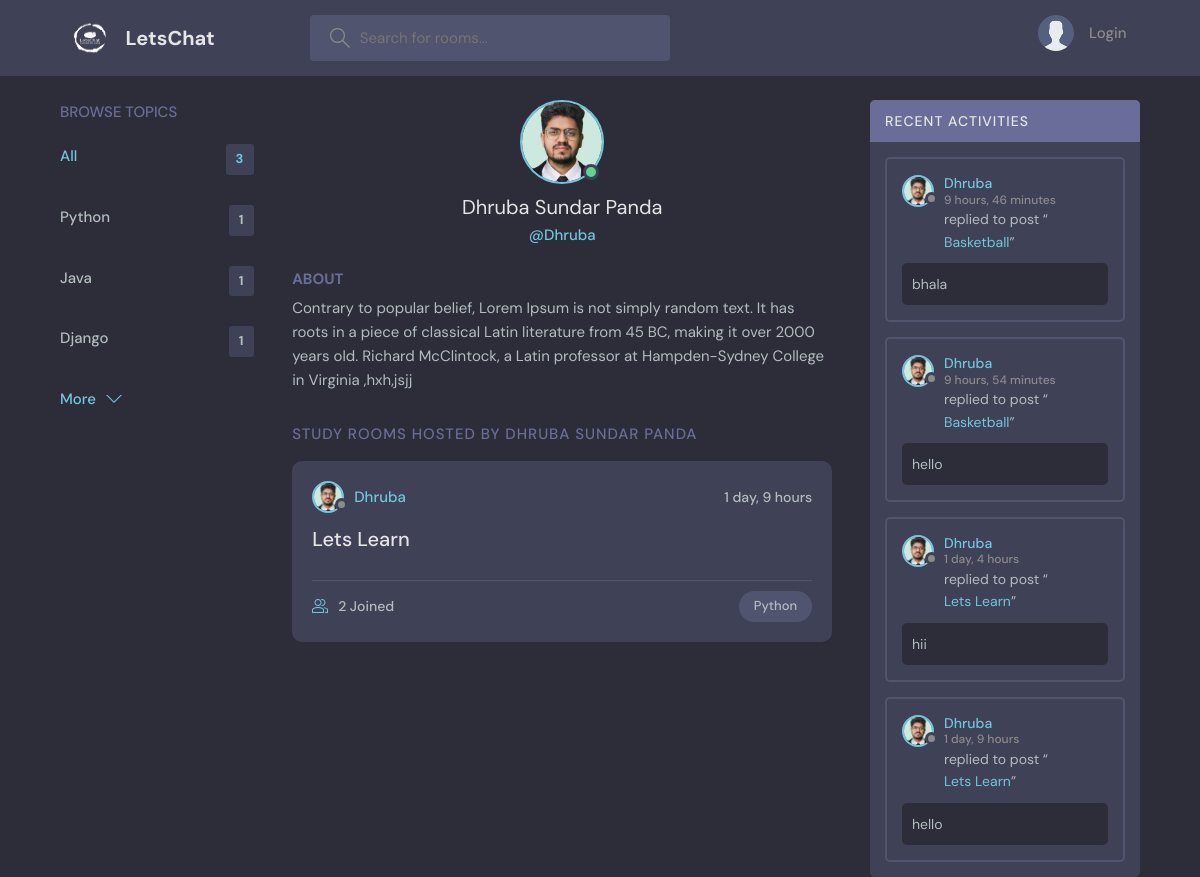
Page /profile/1/ on the committed database.
### base/models.py (models this page shows, shortened)
class Topic(models.Model):
    name = models.CharField(max_length=200)

class User(AbstractUser):
    name = models.CharField(max_length=200, null=True)
    email = models.EmailField(unique=True, null=True)
    bio = models.TextField(null=True)
    avatar = models.ImageField(null=True,default="avatar.svg")
    USERNAME_FIELD = 'email'
    REQUIRED_FIELDS =[]

class Room(models.Model):
    host = models.ForeignKey(User, on_delete=models.SET_NULL, null=True)
    topic = models.ForeignKey(Topic, on_delete=models.SET_NULL, null=True)
    name = models.CharField(max_length=200)
    description = models.TextField(null=True, blank=True)
    participants = models.ManyToManyField(User,related_name='participants',blank=True)
    updated = models.DateTimeField(auto_now=True)
    created = models.DateTimeField(auto_now_add=True)
    class Meta:
        ordering = ['-updated','-created']

class Message(models.Model):
    user = models.ForeignKey(User, on_delete=models.CASCADE)
    room = models.ForeignKey(Room, on_delete=models.CASCADE)
    body = models.TextField()
    updated = models.DateTimeField(auto_now=True)
    created = models.DateTimeField(auto_now_add=True)
    class Meta:
        ordering = ['-updated','-created']

### base/views.py (the view)
# urls.py: path('profile/<str:pk>/', views.userProfile, name="user-profile"),
def userProfile(request,pk):
    user=User.objects.get(id=pk)
    rooms = user.room_set.all()
    room_messages = user.message_set.all()
    topics = Topic.objects.all()
    context = {'user':user,'rooms':rooms,'room_messages':room_messages,'topics': topics}
    return render(request,'base/profile.html',context)

### base/templates/base/profile.html (shortened to what this page needs)
{% extends 'main.html' %}
{% block content %}
<main class="profile-page layout layout--3">
  <div class="container">
    {% include 'base/topics_components.html' %}
    <div class="roomList">
      <div class="profile">
        <div class="profile__avatar">
          <div class="avatar avatar--large active">
            <img src="{{user.avatar.url}}" />
          </div>
        </div>
        <div class="profile__info">
          <h3>{{user.name}}</h3>
          <p>@{{user.username}}</p>
        </div>
        <div class="profile__about">
          <h3>About</h3>
          <p>
            {{user.bio}}
          </p>
        </div>
      </div>
      <div class="roomList__header">
        <div>
          <h2>Study Rooms Hosted by {{user.name}}</a>
          </h2>
        </div>
      </div>
      {% include 'base/feed_component.html' %}
    </div>
    {% include 'base/activity_component.html' %}
  </div>
</main>
{% endblock content %}

### templates/main.html (shortened to what this page needs)
<!DOCTYPE html>
{% load static %}
<html lang="en">
  <head>
    <link rel="stylesheet" href="{% static 'styles/style.css' %}" />
  </head>
  <body>
    {% include 'navbar.html' %}
    {% block content %}
    {% endblock %}
  </body>
</html>

### templates/navbar.html (shortened to what this page needs)
{% load static %}
<header class="header header--loggedIn" >
    <div class="container">
      <a href="{% url 'home' %}" class="header__logo">
        <img src="{% static 'images/newlogo white.png' %}" >
        <h1>LetsChat</h1>
      </a>
      <form class="header__search" method="GET" action="{% url 'home' %}">
        <label>
          <input name="q" placeholder="Search for rooms..." />
        </label>
      </form>
      <nav class="header__menu">
        {% if request.user.is_authenticated %}
        <div class="header__user">
          <a href="{% url 'user-profile' user.id %}">
            <div class="avatar avatar--medium active">
              <img src="{{request.user.avatar.url}}" />
            </div>
            <p>{{request.user.name}}<span>@{{request.user.username}}</span></p>
          </a>
          <button class="dropdown-button">
            <svg version="1.1" xmlns="http://www.w3.org/2000/svg" width="32" height="32" viewBox="0 0 32 32">
              <title>chevron-down</title>
              <path d="M16 21l-13-13h-3l16 16 16-16h-3l-13 13z"></path>
            </svg>
          </button>
        </div>
        {% else %}
        <a href="{% url 'login' %}">
          <img src="{% static 'images/avatar.svg' %}" />
          <p>Login</p>
        </a>
        {% endif %}
      </nav>
    </div>
  </header>

### base/templates/base/topics_components.html
<div class="topics">
  <div class="topics__header">
    <h2>Browse Topics</h2>
  </div>
  <ul class="topics__list">
    <li>
      <a href="{% url 'home' %}" class="active">All <span>{{topics.count}}</span></a>
    </li>
    {% for topic in topics %}
    <li>
      <a href="{% url 'home' %}?q={{topic.name}}">{{topic.name}}<span>{{topic.room_set.all.count}}</span></a>
    </li>
    {% endfor %}
  </ul>
  <a class="btn btn--link" href="{% url 'topics' %}">
    More
    <svg version="1.1" xmlns="http://www.w3.org/2000/svg" width="32" height="32" viewBox="0 0 32 32">
      <title>chevron-down</title>
      <path d="M16 21l-13-13h-3l16 16 16-16h-3l-13 13z"></path>
    </svg>
  </a>
</div>

### base/templates/base/feed_component.html (shortened to what this page needs)
{% for room in rooms %}
<div class="roomListRoom">
  <div class="roomListRoom__header">
    <a href="{% url 'user-profile' room.host.id %}" class="roomListRoom__author">
      <div class="avatar avatar--small">
        <img src="{{room.host.avatar.url }}" />
      </div>
      <span>{{room.host.username}}</span>
    </a>
    <div class="roomListRoom__actions">
      <span>{{room.created|timesince}}</span>
    </div>
  </div>
  <div class="roomListRoom__content">
    <a href="{% url 'room' room.id %}">{{room.name}}</a>
  </div>
  <div class="roomListRoom__meta">
    <a href="{% url 'room' room.id %}" class="roomListRoom__joined">
      {{ room.participants.all.count}} Joined
    </a>
    <p class="roomListRoom__topic">{{room.topic.name}}</p>
  </div>
</div>
{% endfor %}

### base/templates/base/activity_component.html (shortened to what this page needs)
<div class="activities">
  <div class="activities__header">
    <h2>Recent Activities</h2>
  </div>
  {% for message in room_messages %}
  <div class="activities__box">
    <div class="activities__boxHeader roomListRoom__header">
      <a href="{% url 'user-profile' message.user.id %}" class="roomListRoom__author">
        <div class="avatar avatar--small">
          <img src="{{message.user.avatar.url}}" />
        </div>
        <p>
          {{message.user.username}}
          <span>{{message.created|timesince}}</span>
        </p>
      </a>
    </div>
    <div class="activities__boxContent">
      <p>replied to post “<a href="{% url 'room' message.room.id %}">{{message.room.name}}</a>”</p>
      <div class="activities__boxRoomContent">
        {{message.body}}
      </div>
    </div>
  </div>
  {% endfor %}

### rows in the picture
Topic: name "Python", room_set.all.count "1"
Topic: name "Java", room_set.all.count "1"
Topic: name "Django", room_set.all.count "1"
User: avatar (picture), name "Dhruba Sundar Panda", username "Dhruba", bio "Contrary to popular belief, Lorem Ipsum is not simply random text. It has roots in a piece of classical Latin literature from 45 BC, making it over 2000 years old. Richard McClintock, a Latin professor at Hampden-Sydney College in Virginia ,hxh,jsjj", name "DHRUBA SUNDAR PANDA"
Room: host.avatar (picture), host.username "Dhruba", created "1 day, 9 hours", name "Lets Learn", participants.all.count "2", topic.name "Python"
Message: user.avatar (picture), user.username "Dhruba", created "9 hours, 46 minutes", room.name "Basketball", body "bhala"
Message: user.avatar (picture), user.username "Dhruba", created "9 hours, 54 minutes", room.name "Basketball", body "hello"
Message: user.avatar (picture), user.username "Dhruba", created "1 day, 4 hours", room.name "Lets Learn", body "hii"
Message: user.avatar (picture), user.username "Dhruba", created "1 day, 9 hours", room.name "Lets Learn", body "hello"

### other values in the picture
{{ topics.count }} "3"
